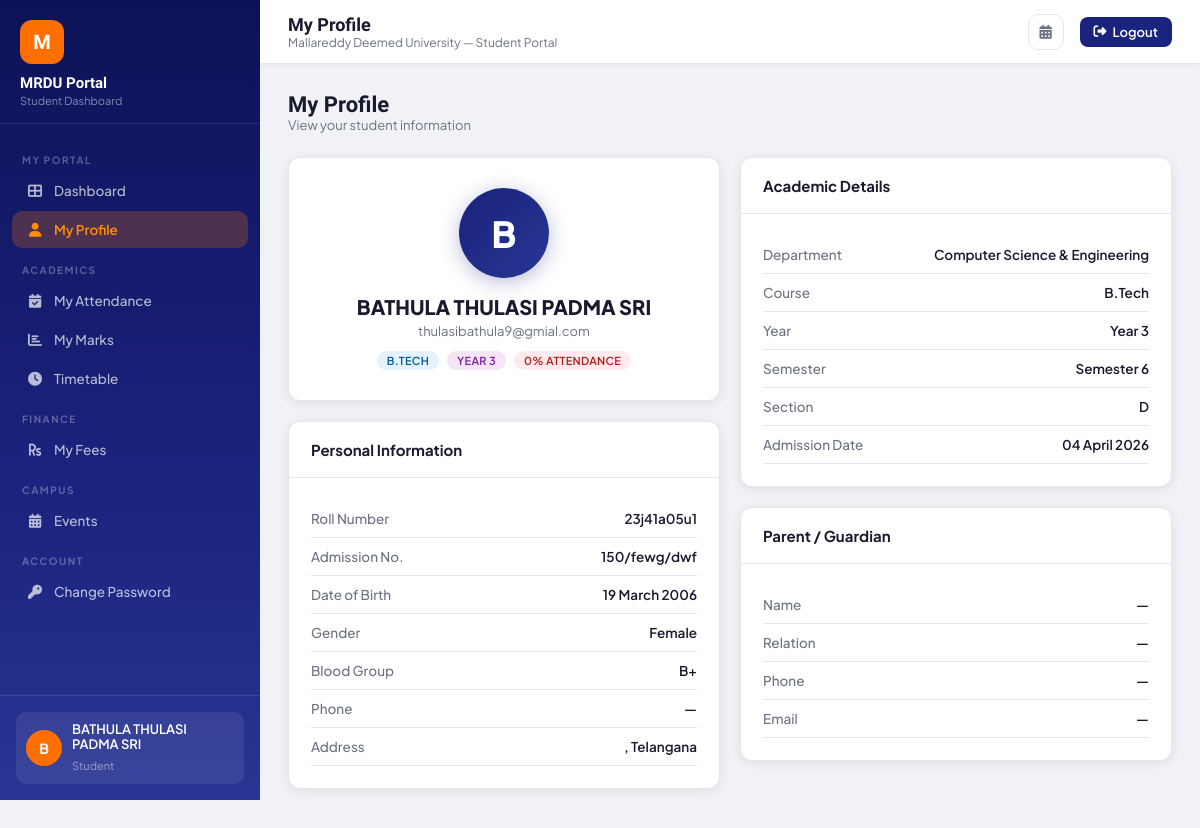
The app's page /student/profile (signed in) with its own data.
### models.py (models this page shows, shortened)
class User(UserMixin, db.Model):
    __tablename__ = 'users'
    id = db.Column(db.Integer, primary_key=True)
    username = db.Column(db.String(50), unique=True, nullable=False)
    email = db.Column(db.String(120), unique=True, nullable=False)
    password_hash = db.Column(db.String(256), nullable=False)
    role = db.Column(db.String(20), nullable=False, default='student')
    full_name = db.Column(db.String(100), nullable=False)
    is_active = db.Column(db.Boolean, default=True)
    created_at = db.Column(db.DateTime, default=datetime.utcnow)
    student_profile = db.relationship('Student', backref='user', uselist=False)
    admin_profile = db.relationship('Admin', backref='user', uselist=False)

class Student(db.Model):
    __tablename__ = 'students'
    id = db.Column(db.Integer, primary_key=True)
    user_id = db.Column(db.Integer, db.ForeignKey('users.id'), nullable=False)
    roll_number = db.Column(db.String(20), unique=True, nullable=False)
    admission_number = db.Column(db.String(20), unique=True)
    date_of_birth = db.Column(db.Date)
    gender = db.Column(db.String(10))
    phone = db.Column(db.String(15))
    address = db.Column(db.Text)
    city = db.Column(db.String(50))
    state = db.Column(db.String(50))
    pincode = db.Column(db.String(10))
    blood_group = db.Column(db.String(5))
    department = db.Column(db.String(100))
    course = db.Column(db.String(100))
    year = db.Column(db.Integer)
    semester = db.Column(db.Integer)
    section = db.Column(db.String(5))
    admission_date = db.Column(db.Date, default=datetime.utcnow)
    photo_url = db.Column(db.String(200))
    parent_name = db.Column(db.String(100))
    parent_phone = db.Column(db.String(15))
    parent_email = db.Column(db.String(120))
    parent_relation = db.Column(db.String(30))
    attendances = db.relationship('Attendance', backref='student', lazy=True)
    marks = db.relationship('Mark', backref='student', lazy=True)
    fees = db.relationship('Fee', backref='student', lazy=True)
    @property
    def attendance_percentage(self):
        total = Attendance.query.filter_by(student_id=self.id).count()
        if total == 0:
            return 0
        present = Attendance.query.filter_by(student_id=self.id, status='present').count()
        return round((present / total) * 100, 2)

### routes/student.py (the view)
@student.route('/profile')
@login_required
@student_required
def profile():
    s = get_student()
    return render_template('student/profile.html', student=s)

### models.py (called while the page is built)
@login_manager.user_loader
def load_user(user_id):
    return User.query.get(int(user_id))

### routes/student.py (called while the page is built)
def student_required(f):
    @wraps(f)
    def decorated(*args, **kwargs):
        if not current_user.is_authenticated or current_user.role != 'student':
            flash('Access denied.', 'danger')
            return redirect(url_for('auth.login'))
        return f(*args, **kwargs)
    return decorated

def get_student():
    return Student.query.filter_by(user_id=current_user.id).first()

### templates/student/profile.html
{% extends "student/base_student.html" %}
{% block page_title %}My Profile{% endblock %}
{% block content %}
<div class="page-header">
  <div><h2>My Profile</h2><p>View your student information</p></div>
</div>
<div class="grid-2">
  <div>
    <div class="card mb-3">
      <div class="card-body" style="text-align:center;padding:30px">
        <div style="width:90px;height:90px;border-radius:50%;background:linear-gradient(135deg,var(--primary),var(--primary-light));display:flex;align-items:center;justify-content:center;color:white;font-size:36px;font-weight:800;margin:0 auto 16px;box-shadow:0 4px 20px rgba(26,35,126,0.3)">{{ student.user.full_name[0] }}</div>
        <h3 style="font-size:20px;font-weight:800">{{ student.user.full_name }}</h3>
        <p style="color:var(--text-muted);font-size:13px;margin:4px 0">{{ student.user.email }}</p>
        <div style="display:flex;justify-content:center;gap:8px;margin-top:12px;flex-wrap:wrap">
          <span class="badge badge-info">{{ student.course }}</span>
          <span class="badge badge-purple">Year {{ student.year }}</span>
          <span class="badge badge-{{ 'success' if student.attendance_percentage >= 75 else 'danger' }}">{{ student.attendance_percentage }}% Attendance</span>
        </div>
      </div>
    </div>
    <div class="card mb-3">
      <div class="card-header"><h3>Personal Information</h3></div>
      <div class="card-body">
        {% for label, value in [
          ('Roll Number', student.roll_number),
          ('Admission No.', student.admission_number or '—'),
          ('Date of Birth', student.date_of_birth.strftime('%d %B %Y') if student.date_of_birth else '—'),
          ('Gender', student.gender or '—'),
          ('Blood Group', student.blood_group or '—'),
          ('Phone', student.phone or '—'),
          ('Address', (student.address or '') + (', ' + student.city if student.city else '') + (', ' + student.state if student.state else '')),
        ] %}
        <div style="display:flex;justify-content:space-between;padding:10px 0;border-bottom:1px solid var(--border);font-size:13.5px">
          <span style="color:var(--text-muted);font-weight:500">{{ label }}</span>
          <span style="font-weight:600;max-width:60%;text-align:right">{{ value }}</span>
        </div>
        {% endfor %}
      </div>
    </div>
  </div>
  <div>
    <div class="card mb-3">
      <div class="card-header"><h3>Academic Details</h3></div>
      <div class="card-body">
        {% for label, value in [
          ('Department', student.department or '—'),
          ('Course', student.course or '—'),
          ('Year', 'Year ' + student.year|string),
          ('Semester', 'Semester ' + student.semester|string),
          ('Section', student.section or '—'),
          ('Admission Date', student.admission_date.strftime('%d %B %Y') if student.admission_date else '—'),
        ] %}
        <div style="display:flex;justify-content:space-between;padding:10px 0;border-bottom:1px solid var(--border);font-size:13.5px">
          <span style="color:var(--text-muted);font-weight:500">{{ label }}</span>
          <span style="font-weight:600">{{ value }}</span>
        </div>
        {% endfor %}
      </div>
    </div>
    <div class="card">
      <div class="card-header"><h3>Parent / Guardian</h3></div>
      <div class="card-body">
        {% for label, value in [
          ('Name', student.parent_name or '—'),
          ('Relation', student.parent_relation or '—'),
          ('Phone', student.parent_phone or '—'),
          ('Email', student.parent_email or '—'),
        ] %}
        <div style="display:flex;justify-content:space-between;padding:10px 0;border-bottom:1px solid var(--border);font-size:13.5px">
          <span style="color:var(--text-muted);font-weight:500">{{ label }}</span>
          <span style="font-weight:600">{{ value }}</span>
        </div>
        {% endfor %}
      </div>
    </div>
  </div>
</div>
{% endblock %}

### templates/student/base_student.html
{% extends "base.html" %}
{% block body %}
<div class="sidebar">
  <div class="sidebar-brand">
    <div class="logo-circle">M</div>
    <h2>MRDU Portal</h2>
    <p>Student Dashboard</p>
  </div>
  <nav>
    <div class="nav-section">My Portal</div>
    <a href="{{ url_for('student.dashboard') }}" class="nav-item"><i class="fas fa-th-large"></i> Dashboard</a>
    <a href="{{ url_for('student.profile') }}" class="nav-item"><i class="fas fa-user"></i> My Profile</a>
    <div class="nav-section">Academics</div>
    <a href="{{ url_for('student.attendance') }}" class="nav-item"><i class="fas fa-calendar-check"></i> My Attendance</a>
    <a href="{{ url_for('student.marks') }}" class="nav-item"><i class="fas fa-chart-bar"></i> My Marks</a>
    <a href="{{ url_for('student.timetable') }}" class="nav-item"><i class="fas fa-clock"></i> Timetable</a>
    <div class="nav-section">Finance</div>
    <a href="{{ url_for('student.fees') }}" class="nav-item"><i class="fas fa-rupee-sign"></i> My Fees</a>
    <div class="nav-section">Campus</div>
    <a href="{{ url_for('student.events') }}" class="nav-item"><i class="fas fa-calendar-alt"></i> Events</a>
    <div class="nav-section">Account</div>
    <a href="{{ url_for('auth.change_password') }}" class="nav-item"><i class="fas fa-key"></i> Change Password</a>
  </nav>
  <div class="sidebar-footer">
    <div class="user-card">
      <div class="user-avatar">{{ current_user.full_name[0] }}</div>
      <div class="user-info">
        <p>{{ current_user.full_name }}</p>
        <span>Student</span>
      </div>
    </div>
  </div>
</div>
<div class="main-wrap">
  <div class="topbar">
    <div class="topbar-left">
      <h1>{% block page_title %}Dashboard{% endblock %}</h1>
      <p>Mallareddy Deemed University — Student Portal</p>
    </div>
    <div class="topbar-right">
      <a href="{{ url_for('student.events') }}" class="topbar-btn" title="Events"><i class="fas fa-calendar-alt"></i></a>
      <a href="{{ url_for('auth.logout') }}" class="logout-btn"><i class="fas fa-sign-out-alt"></i> Logout</a>
    </div>
  </div>
  <div class="content">
    {% block content %}{% endblock %}
  </div>
</div>
{% endblock %}

### records on screen
User: full_name "B", full_name "BATHULA THULASI PADMA SRI", user "B", user.full_name "BATHULA THULASI PADMA SRI", user.email "thulasibathula9@gmial.com"
Student: course "B.TECH", year "3", label "Roll Number", roll_number "23j41a05u1", label "Admission No.", admission_number "150/fewg/dwf", label "Gender", gender "Female", label "Blood Group", blood_group "B+", label "Department", department "Computer Science & Engineering", label "Course", course "B.Tech"

### other values on screen
{{ student.attendance_percentage }} "0"
{{ label }} "Date of Birth" "Phone" "Address"
{{ value }} "19 March 2006" "—" ", Telangana"
{{ label }} "Year" "Semester" "Section" "Admission Date"
{{ value }} "Year 3" "Semester 6" "D" "04 April 2026"
{{ label }} "Name" "Relation" "Phone" "Email"
{{ value }} "—" "—" "—" "—"
